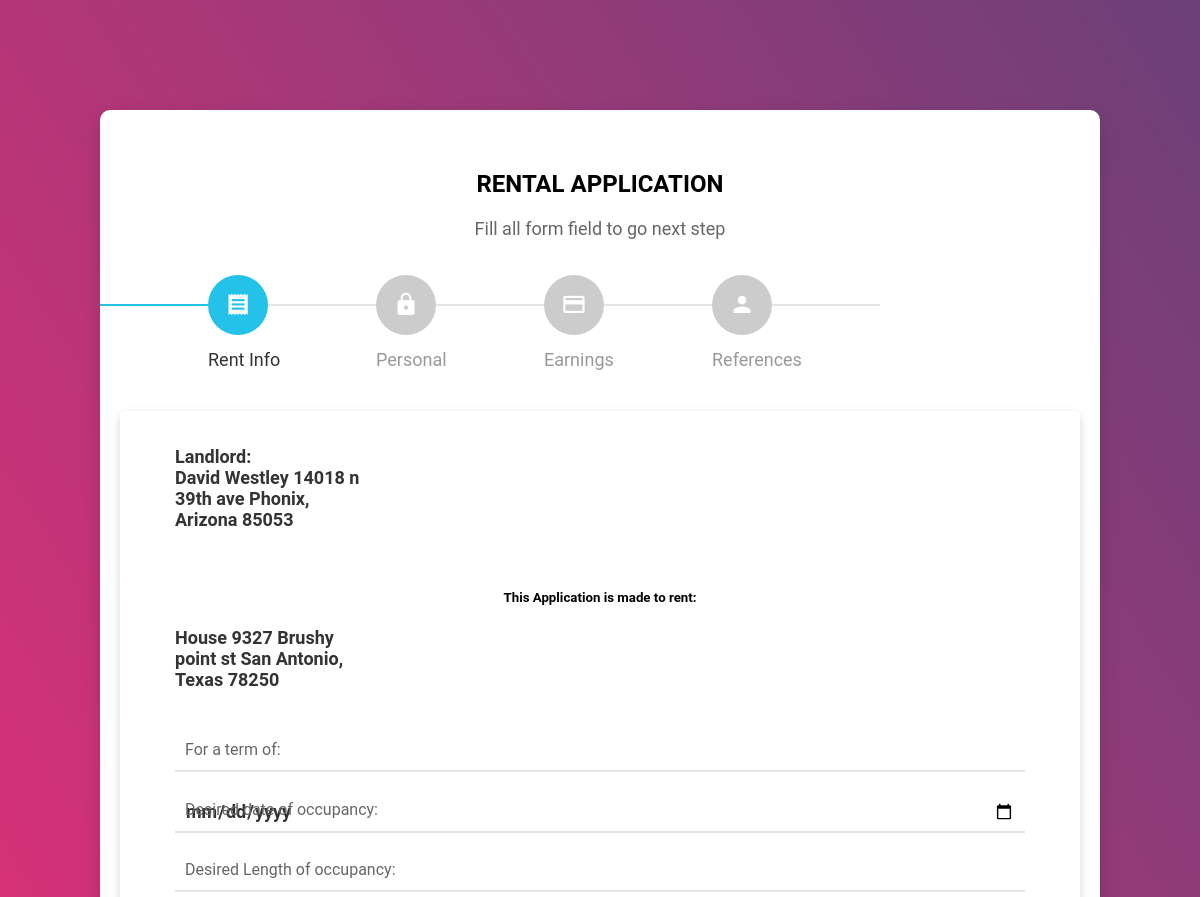
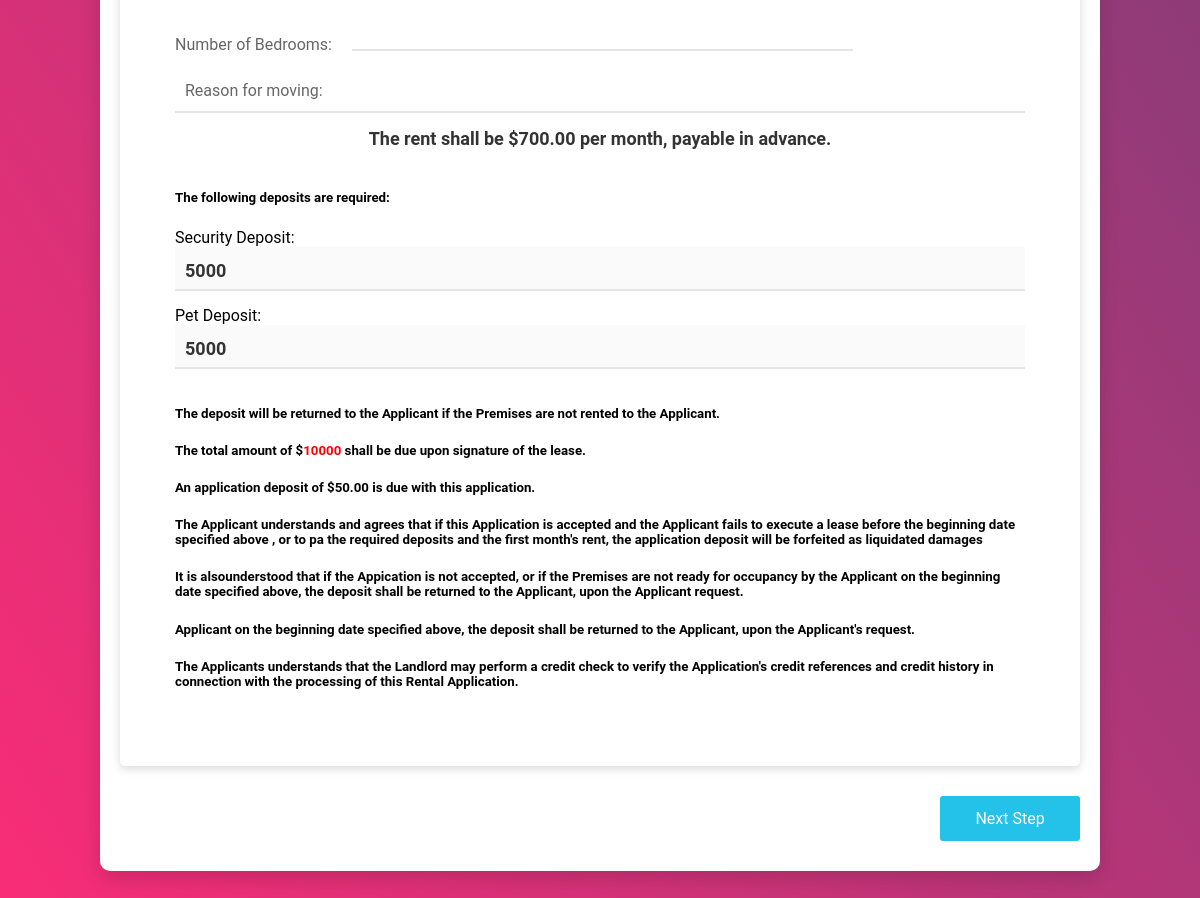
The page / on the database its author committed (2 pictures, top to bottom).
### tables this page shows
CREATE TABLE `preferred` (
  `id` int(11) NOT NULL,
  `land_add` text NOT NULL,
  `rent_add` text NOT NULL,
  `secure_depo` int(20) NOT NULL,
  `pet_depo` int(20) NOT NULL
);

### index.php (the view, shortened to what this page needs)
<?php
include("functions/init.php");
$sql = "SELECT * FROM preferred  WHERE id = 1 ";
$result = mysqli_query($con, $sql);
$row = mysqli_fetch_assoc($result) ?>
<!DOCTYPE html>
<html>
<head>
	<link rel="stylesheet" type="text/css" href="css/roboto-font.css">
	<link rel="stylesheet" type="text/css" href="fonts/material-design-iconic-font/css/material-design-iconic-font.min.css">
	<link rel="stylesheet" type="text/css" href="css/jquery-ui.min.css">
    <link rel="stylesheet" href="css/style.css"/>
</head>
<body>
	<div class="page-content" style="background: -webkit-gradient(linear, left bottom, right top, from(#fc2c77), to(#6c4079));
    background: -webkit-linear-gradient(bottom left, #fc2c77 0%, #6c4079 100%);
    background: -moz-linear-gradient(bottom left, #fc2c77 0%, #6c4079 100%);
    background: -o-linear-gradient(bottom left, #fc2c77 0%, #6c4079 100%);
    background: linear-gradient(to top right, #fc2c77 0%, #6c4079 100%);">
		<div class="wizard-v3-content">
			<div class="wizard-form">
				<div class="wizard-header">
					 <h2 class="title" align="center">RENTAL APPLICATION</h2>
					<p>Fill all form field to go next step</p>
				</div>
		        <form class="form-register" action="submitt.php" method="post">
		        	<div id="form-total">
			            <h2>
			            	<span class="step-icon"><i class="zmdi zmdi-receipt"></i></span>
			            	<span class="step-text">Rent Info</span>
			            </h2>
			            <section>
			                <div class="inner">
			                	   <h4 class="title">Landlord:</h4>
                    <h4 style="width: 200px"><?php  echo $row['land_add'];  ?></h4>
                    <br/><br/>
                     <h5 class="title" align="center">This Application is made to rent:</h5>
                    <h4 style="width: 200px"><?php  echo $row['rent_add'];  ?></h4>
                    <br/><br/>
                   <div class="form-row">
						<div class="form-holder form-holder-2">
							<label class="form-row-inner">
								<input type="text" class="form-control" id="Desired_Length" name="occ_len" required>
								<span class="label">For a term of:</span>
							</label>
						</div>
				    </div>
                   	<div class="form-row">
									<div class="form-holder form-holder-2">
										<label class="form-row-inner">
											<input type="date" class="form-control" id="Desired_date" name="occ_date" required>
											<span class="label">Desired date of occupancy:</span>
										</label>
									</div>
								</div>
								<div class="form-row">
									<div class="form-holder form-holder-2">
										<label class="form-row-inner">
											<input type="text" class="form-control" id="Desired_Len" name="occ_length" required>
											<span class="label">Desired Length of occupancy:</span>
										</label>
									</div>
								</div>
									<div class="form-row form-row-date">
									<div class="form-holder form-holder-2">
										<label for="date" class="special-label">Number of Bedrooms:</label>
										<select name="bed_num" id="Number_of_Bedrooms">
											<option disabled selected></option>
											  <option>1 Bedroom</option>
										</select>
									</div>
								</div>
								<div class="form-row">
									<div class="form-holder form-holder-2">
										<label class="form-row-inner">
											<input type="text" class="form-control" id="moving" name="reason_move" required>
											<span class="label">Reason for moving:</span>
										</label>
									</div>
								</div>
								<h4 align="center"> The rent shall be $700.00 per month, payable in advance.</h4><br/>
                        <h5> The following deposits are required:</h5>
                        		<div class="form-row">
									<div class="form-holder form-holder-2">
										<label class="form-row-inner">Security Deposit:
											<input type="number" class="form-control" id="secure" name="secure_depo" value="<?php  echo $row['secure_depo'];  ?>" disabled>
										</label>
									</div>
								</div>
								<div class="form-row">
									<div class="form-holder form-holder-2">
										<label class="form-row-inner">Pet Deposit:
											<input type="number" class="form-control" id="pet" name="pet_depo" value="<?php  echo $row['pet_depo'];  ?>" disabled>
										</label>
									</div>
								</div>
                    <h5>The deposit will be returned to the Applicant if the Premises are not rented to the Applicant. </h5>
					<h5>The total amount of $<span style="color: red;"><?php  echo $row['pet_depo'] + $row['secure_depo'];  ?> </span> shall be due upon signature of the lease.</h5>
                    <h5>An application deposit of $50.00 is due with this application.</h5>
                    <h5>The Applicant understands and agrees that if this Application is accepted and the Applicant fails to execute a lease before the beginning date specified above , or to pa the required deposits and the first month's rent, the application deposit will be forfeited as liquidated damages</h5>
                    <h5>It is alsounderstood that if the Appication is not accepted, or if the Premises are not ready for occupancy by the Applicant on the beginning date specified above, the deposit shall be returned to the Applicant, upon the Applicant request.</h5>
                    <h5>Applicant on the beginning date specified above, the deposit shall be returned to the Applicant, upon the Applicant's request.</h5>
                    <h5>The Applicants understands that the Landlord may perform a credit check to verify the Application's credit references and credit history in connection with the processing of this Rental Application.</h5>
							</div>
			            </section>
			            <h2>
			            	<span class="step-icon"><i class="zmdi zmdi-lock"></i></span>
			            	<span class="step-text">Personal</span>
			            </h2>
			            <h2>
			            	<span class="step-icon"><i class="zmdi zmdi-card"></i></span>
			            	<span class="step-text">Earnings</span>
			            </h2>
			            <h2>
			            	<span class="step-icon"><i class="zmdi zmdi-account"></i></span>
			            	<span class="step-text">References</span>
			            </h2>
		        	</div>
		        </form>
			</div>
		</div>
	</div>
</body>
</html>

### rows shown on the page
preferred: land_add "David Westley 14018 n 39th ave Phonix, Arizona 85053", rent_add "House 9327 Brushy point st San Antonio, Texas 78250", secure_depo "5000", pet_depo "5000", $row['pet_depo'] + $row['secure_depo'] "10000"
